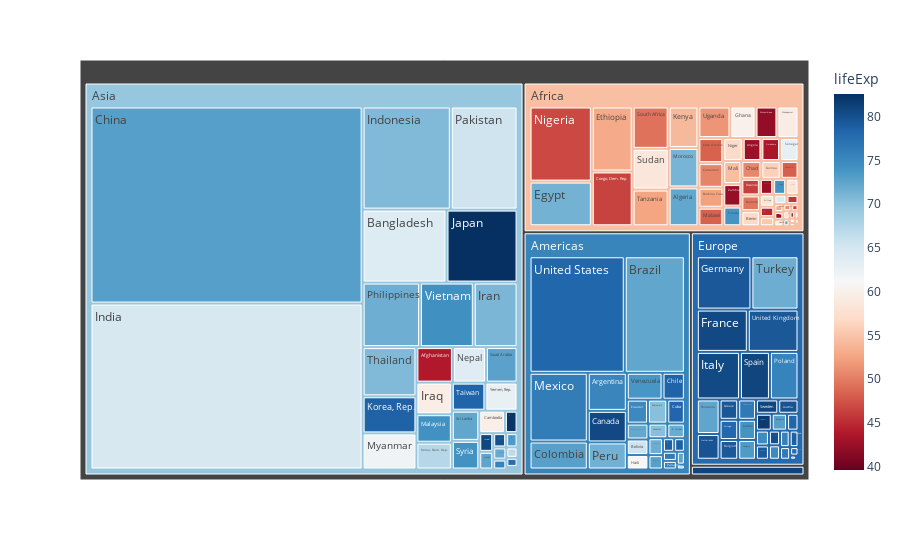

The code cell stored with this chart in its notebook:
### Code cell
import pandas as pd
import plotly.express as px

df = pd.read_csv('../../../data/paises_vida.csv', index_col=0)
df = df.dropna()
df = df[df['year'] == 2007]
df

fig = px.treemap(
    df, 
    path=['continent', 'country'], 
    values='pop',
    color='lifeExp',
    color_continuous_scale='RdBu',
)
fig.show()

### Figure 1 — Plotly figure (JSON) as saved in the notebook; plotly's stock layout.template omitted (floating-point values rounded to 4 significant figures; data arrays with more than 128 entries replaced by an {"elided": "..."} marker saying what was removed)
{"data": [{"branchvalues": "total", "customdata": {"elided": "147x1 float values"}, "domain": {"x": [0, 1], "y": [0, 1]}, "hovertemplate": "labels=%{label}<br>pop=%{value}<br>parent=%{parent}<br>id=%{id}<br>lifeExp=%{color}<extra></extra>", "ids": {"elided": "147 str values"}, "labels": {"elided": "147 str values"}, "marker": {"coloraxis": "coloraxis", "colors": {"elided": "147 float values"}}, "name": "", "parents": {"elided": "147 str values"}, "values": {"elided": "147 int values"}, "type": "treemap"}], "layout": {"coloraxis": {"colorbar": {"title": {"text": "lifeExp"}}, "colorscale": [[0, "rgb(103,0,31)"], [0.1, "rgb(178,24,43)"], [0.2, "rgb(214,96,77)"], [0.3, "rgb(244,165,130)"], [0.4, "rgb(253,219,199)"], [0.5, "rgb(247,247,247)"], [0.6, "rgb(209,229,240)"], [0.7, "rgb(146,197,222)"], [0.8, "rgb(67,147,195)"], [0.9, "rgb(33,102,172)"], [1, "rgb(5,48,97)"]]}, "legend": {"tracegroupgap": 0}, "margin": {"t": 60}}}
